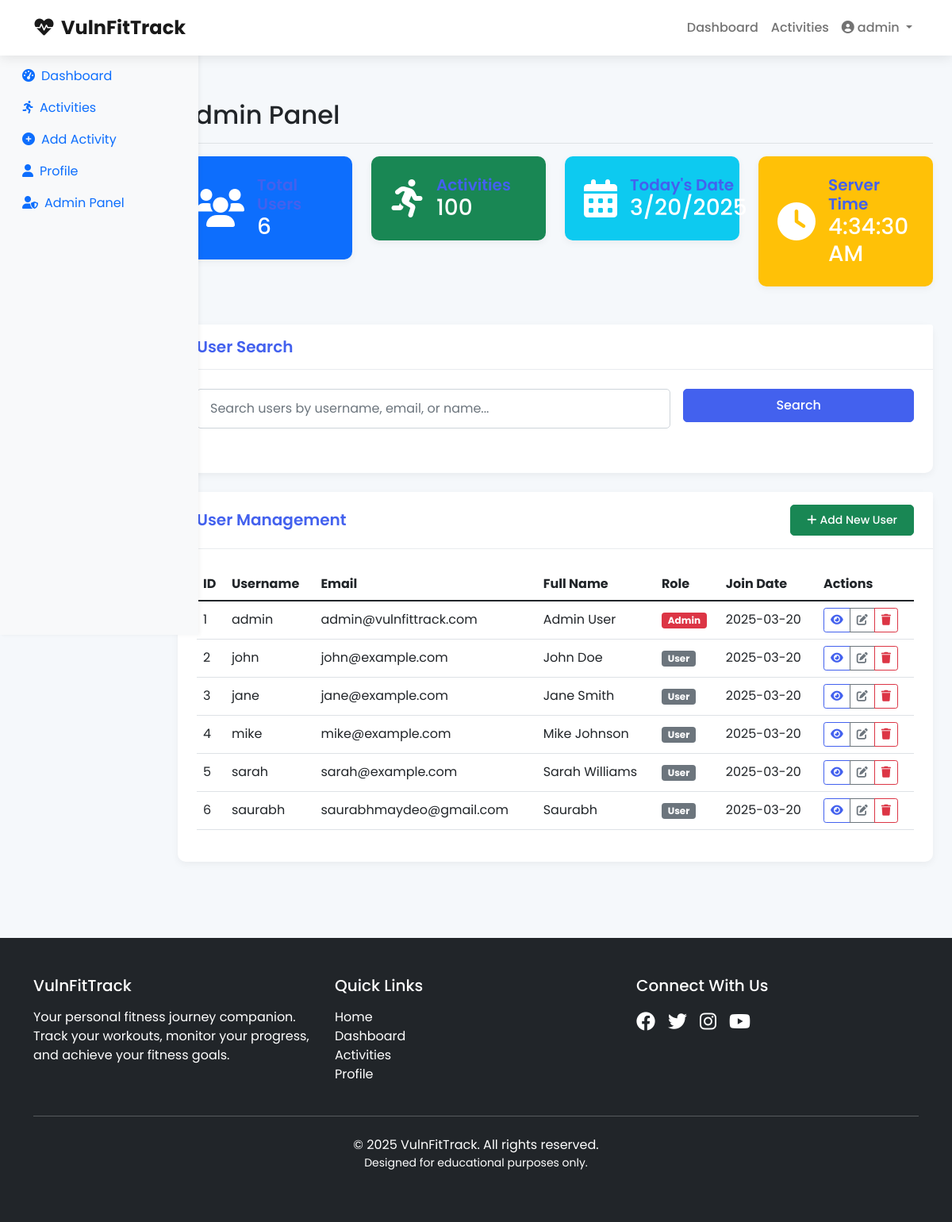
The page /admin (signed in) on the database its author committed.
### tables this page shows
CREATE TABLE users (
        id INTEGER PRIMARY KEY AUTOINCREMENT,
        username TEXT UNIQUE NOT NULL,
        password TEXT NOT NULL,
        email TEXT UNIQUE NOT NULL,
        full_name TEXT,
        height FLOAT,
        weight FLOAT,
        dob TEXT,
        fitness_goal TEXT,
        role TEXT DEFAULT 'user',
        created_at TIMESTAMP DEFAULT CURRENT_TIMESTAMP
    );

### app.py (the view)
@app.route('/admin')
def admin():
    if 'user_id' not in session or session['role'] != 'admin':
        flash('Unauthorized access.', 'danger')
        return redirect(url_for('dashboard'))
    conn = sqlite3.connect(DB_PATH)
    conn.row_factory = sqlite3.Row
    cursor = conn.cursor()
    cursor.execute("SELECT * FROM users")
    users = cursor.fetchall()
    cursor.execute("SELECT COUNT(*) as count FROM activities")
    activity_count = cursor.fetchone()['count']
    conn.close()
    return render_template('admin.html', users=users, activity_count=activity_count)

### templates/admin.html (shortened to what this page needs)
{% extends 'base.html' %}
{% block content %}
<div class="container-fluid">
    <div class="row">
        <div class="col-md-3 col-lg-2 d-md-block bg-light sidebar collapse">
            <div class="position-sticky pt-3">
                <ul class="nav flex-column">
                    <li class="nav-item">
                        <a class="nav-link" href="{{ url_for('dashboard') }}">
                            <i class="fas fa-tachometer-alt me-2"></i>Dashboard
                        </a>
                    </li>
                    <li class="nav-item">
                        <a class="nav-link" href="{{ url_for('activities') }}">
                            <i class="fas fa-running me-2"></i>Activities
                        </a>
                    </li>
                    <li class="nav-item">
                        <a class="nav-link" href="{{ url_for('add_activity') }}">
                            <i class="fas fa-plus-circle me-2"></i>Add Activity
                        </a>
                    </li>
                    <li class="nav-item">
                        <a class="nav-link" href="{{ url_for('profile') }}">
                            <i class="fas fa-user me-2"></i>Profile
                        </a>
                    </li>
                    <li class="nav-item">
                        <a class="nav-link active" href="{{ url_for('admin') }}">
                            <i class="fas fa-user-shield me-2"></i>Admin Panel
                        </a>
                    </li>
                </ul>
            </div>
        </div>
        <main class="col-md-9 ms-sm-auto col-lg-10 px-md-4 py-4">
            <div class="d-flex justify-content-between flex-wrap flex-md-nowrap align-items-center pt-3 pb-2 mb-3 border-bottom">
                <h1 class="h2">Admin Panel</h1>
            </div>
            <div class="row mb-4">
                <div class="col-md-3">
                    <div class="card bg-primary text-white">
                        <div class="card-body d-flex align-items-center">
                            <i class="fas fa-users fa-3x me-3"></i>
                            <div>
                                <h5 class="card-title mb-0">Total Users</h5>
                                <h3 class="mb-0">{{ users|length }}</h3>
                            </div>
                        </div>
                    </div>
                </div>
                <div class="col-md-3">
                    <div class="card bg-success text-white">
                        <div class="card-body d-flex align-items-center">
                            <i class="fas fa-running fa-3x me-3"></i>
                            <div>
                                <h5 class="card-title mb-0">Activities</h5>
                                <h3 class="mb-0">{{ activity_count }}</h3>
                            </div>
                        </div>
                    </div>
                </div>
                <div class="col-md-3">
                    <div class="card bg-info text-white">
                        <div class="card-body d-flex align-items-center">
                            <i class="fas fa-calendar-alt fa-3x me-3"></i>
                            <div>
                                <h5 class="card-title mb-0">Today's Date</h5>
                                <h3 class="mb-0" id="today-date">-</h3>
                            </div>
                        </div>
                    </div>
                </div>
                <div class="col-md-3">
                    <div class="card bg-warning text-white">
                        <div class="card-body d-flex align-items-center">
                            <i class="fas fa-clock fa-3x me-3"></i>
                            <div>
                                <h5 class="card-title mb-0">Server Time</h5>
                                <h3 class="mb-0" id="server-time">-</h3>
                            </div>
                        </div>
                    </div>
                </div>
            </div>
            <div class="card mb-4">
                <div class="card-header">
                    <h5 class="card-title mb-0">User Search</h5>
                </div>
                <div class="card-body">
                    <div class="row g-3">
                        <div class="col-md-8">
                            <input type="text" id="search-query" class="form-control" placeholder="Search users by username, email, or name...">
                        </div>
                        <div class="col-md-4">
                            <button type="button" id="search-button" class="btn btn-primary w-100">Search</button>
                        </div>
                    </div>
                </div>
                <div id="search-results" class="p-3"></div>
            </div>
            <div class="card">
                <div class="card-header d-flex justify-content-between align-items-center">
                    <h5 class="card-title mb-0">User Management</h5>
                    <button type="button" class="btn btn-sm btn-success">
                        <i class="fas fa-plus me-1"></i>Add New User
                    </button>
                </div>
                <div class="card-body">
                    <div class="table-responsive">
                        <table class="table table-hover align-middle">
                            <thead>
                                <tr>
                                    <th>ID</th>
                                    <th>Username</th>
                                    <th>Email</th>
                                    <th>Full Name</th>
                                    <th>Role</th>
                                    <th>Join Date</th>
                                    <th>Actions</th>
                                </tr>
                            </thead>
                            <tbody>
                                {% for user in users %}
                                    <tr>
                                        <td>{{ user.id }}</td>
                                        <td>{{ user.username }}</td>
                                        <td>{{ user.email }}</td>
                                        <td>{{ user.full_name or 'N/A' }}</td>
                                        <td>
                                            {% if user.role == 'admin' %}
                                                <span class="badge bg-danger">Admin</span>
                                            {% else %}
                                                <span class="badge bg-secondary">User</span>
                                            {% endif %}
                                        </td>
                                        <td>{{ user.created_at[:10] }}</td>
                                        <td>
                                            <div class="btn-group btn-group-sm">
                                                <button type="button" class="btn btn-outline-primary">
                                                    <i class="fas fa-eye"></i>
                                                </button>
                                                <button type="button" class="btn btn-outline-secondary">
                                                    <i class="fas fa-edit"></i>
                                                </button>
                                                <button type="button" class="btn btn-outline-danger">
                                                    <i class="fas fa-trash"></i>
                                                </button>
                                            </div>
                                        </td>
                                    </tr>
                                {% endfor %}
                            </tbody>
                        </table>
                    </div>
                </div>
            </div>
        </main>
    </div>
</div>
{% endblock %}

### static/css/main.css (style rules this page uses)
:root { --primary: #4361ee; --primary-dark: #3a56d4; --secondary: #06d6a0; --secondary-dark: #05c091; --danger: #ef476f; --warning: #ffd166; --dark: #212529; --light: #f8f9fa; --light-gray: #e9ecef; --medium-gray: #ced4da; --sidebar-width: 250px; }
body { font-family: 'Poppins', sans-serif; background-color: #f5f8fb; color: var(--dark); margin: 0; padding: 0; }
.btn { padding: 0.5rem 1.25rem; font-weight: 500; border-radius: 5px; transition: all 0.3s ease; }
.btn-primary { background-color: var(--primary); border-color: var(--primary); }
.btn-outline-primary { color: var(--primary); border-color: var(--primary); }
.card { border: none; border-radius: 10px; box-shadow: 0 3px 10px rgba(0, 0, 0, 0.05); transition: transform 0.3s ease, box-shadow 0.3s ease; margin-bottom: 1.5rem; }
.card-header { background-color: white; border-bottom: 1px solid var(--light-gray); padding: 1rem 1.5rem; }
.card-title { margin-bottom: 0; font-weight: 600; color: var(--primary); }
.card-body { padding: 1.5rem; }
.form-control { border-radius: 5px; padding: 0.75rem 1rem; border: 1px solid var(--medium-gray); }
.sidebar { width: var(--sidebar-width); background-color: white; min-height: calc(100vh - 60px); position: fixed; top: 60px; left: 0; box-shadow: 2px 0 5px rgba(0, 0, 0, 0.05); z-index: 100; transition: all 0.3s ease; }

### rows shown on the page
users: id "1", username "admin", email "admin@vulnfittrack.com", full_name "Admin User", role "Admin", created_at "2025-03-20"
users: id "2", username "john", email "john@example.com", full_name "John Doe", role "User", created_at "2025-03-20"
users: id "3", username "jane", email "jane@example.com", full_name "Jane Smith", role "User", created_at "2025-03-20"
users: id "4", username "mike", email "mike@example.com", full_name "Mike Johnson", role "User", created_at "2025-03-20"
users: id "5", username "sarah", email "sarah@example.com", full_name "Sarah Williams", role "User", created_at "2025-03-20"
users: id "6", username "saurabh", email "saurabhmaydeo@gmail.com", full_name "Saurabh", role "User", created_at "2025-03-20"

### other values the page prints
{{ session.get('username') }} "admin"
{{ users|length }} "6"
{{ activity_count }} "100"
